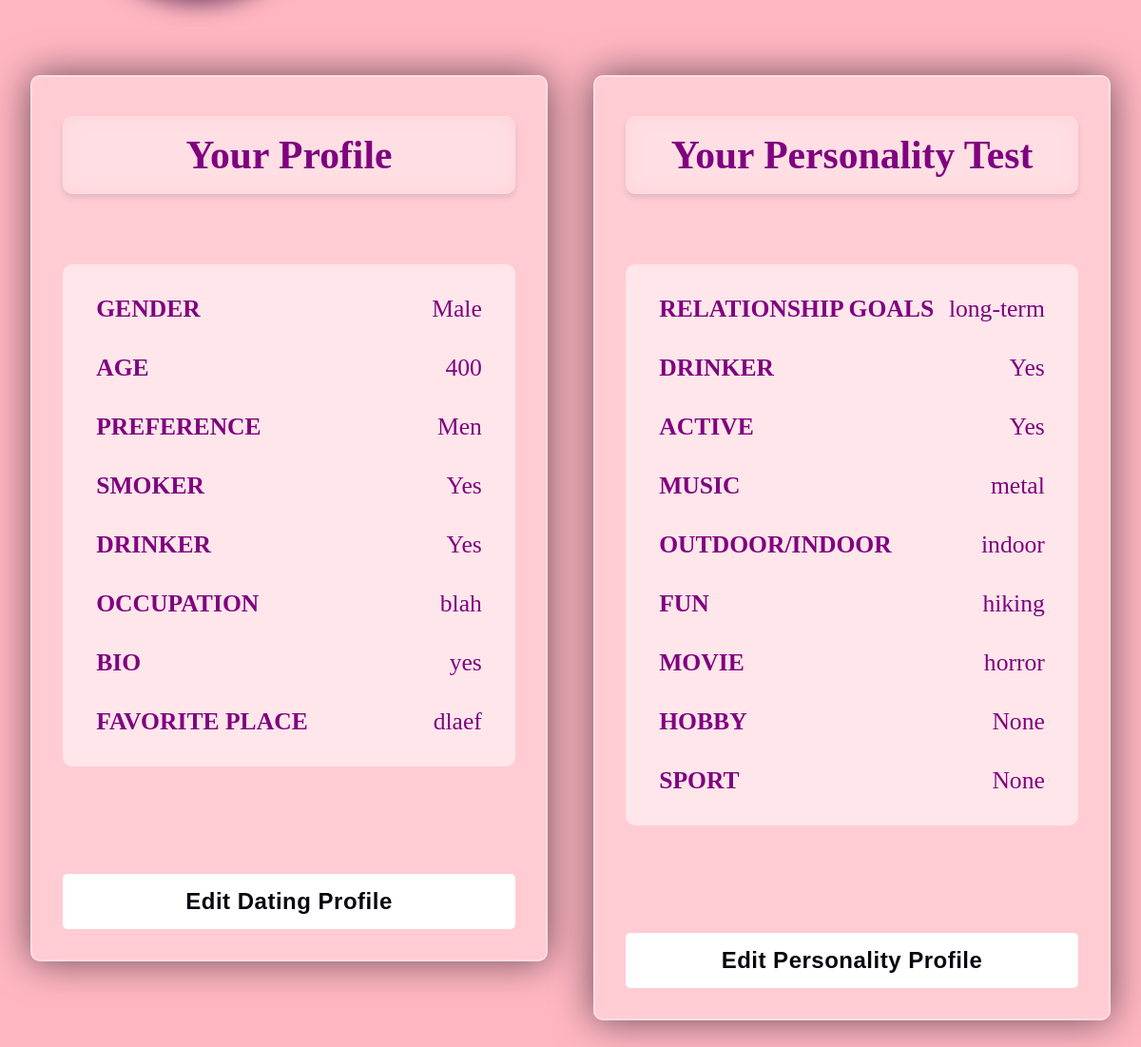
Before: /profile/ (signed in, lower part) with the older database file.
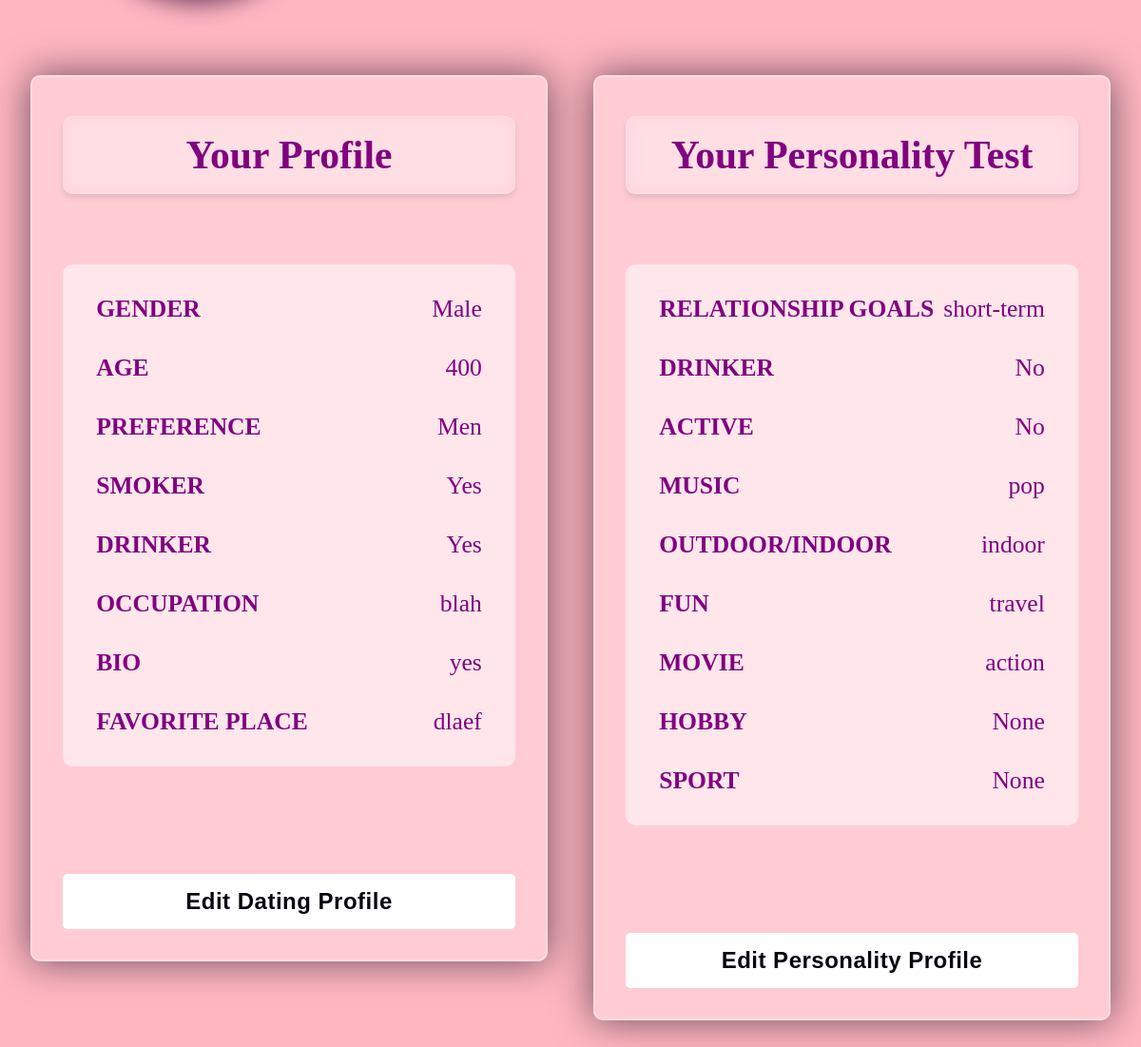
After: the same page with the newer database file.
### app/models.py (models this page shows)
class PersonalityProfile(models.Model):
    user_profile = models.ForeignKey(
        DatingProfile,
        on_delete=models.CASCADE,
        related_name="dating_profile_user",
        null=True,
    )
    created = models.BooleanField(default=False)
    yes_or_no_options = (("Yes", "YES"), ("No", "NO"))
    what_are_you_looking_for_options = (
        ("long-term", "Long-term partner"),
        ("short-term", "Short-term partner"),
        ("firguring-out", "Still figuring out"),
    )
    music_options = (
        ("metal", "METAL"),
        ("classic", "CLASSIC"),
        ("country", "COUNTRY"),
        ("pop", "POP"),
        ("hip-hop", "HIP-HOP"),
        ("gospel", "GOSPEL"),
    )
    outdoor_indoor_options = (("outdoor", "OUTDOOR"), ("indoor", "INDOOR"))
    what_do_you_do_for_fun_options = (
        ("hiking", "HIKING"),
        ("gaming", "GAMING"),
        ("reading", "READING"),
        ("singing", "SINGING"),
        ("sports", "SPORTS"),
        ("dancing", "DANCING"),
        ("travel", "TRAVEL"),
        ("poetry", "POETRY"),
        ("music", "MUSIC"),
    )
    movie_genre_options = (
        ("horror", "HORROR"),
        ("romance", "ROMANCE"),
        ("comedy", "COMEDY"),
        ("action", "ACTION"),
        ("anime", "ANIME"),
        ("sci-fi", "SCI-FI"),
    )
    hobby_options = (
        ("biking", "BIKING"),
        ("knitting", "KNITTING"),
        ("painting", "PAINTING"),
        ("bird-watching", "BIRD-WATCHING"),
        ("antiquing", "ANTIQUING"),
        ("couch-potato", "COUCH-POTATO"),
        ("kayaking", "KAYAKING"),
        ("swimming", "SWIMMING"),
    )
    sport_interest_options = (
        ("baseball", "BASEBALL"),
        ("basketball", "BASKETBALL"),
        ("tennis", "TENNIS"),
        ("football", "FOOTBALL"),
        ("soccer", "SOCCER"),
        ("skate", "SKATING"),
        ("golf", "GOLF"),
    )
    interests = models.CharField(
        max_length=50, choices=what_are_you_looking_for_options, null=True
    )
    do_you_like_drinking = models.CharField(
        max_length=50, choices=yes_or_no_options, null=True
    )
    are_you_active = models.CharField(
        max_length=50, choices=yes_or_no_options, null=True
    )
    music_pick = models.CharField(max_length=300, choices=music_options, null=True)
    outdoor_indoor_pick = models.CharField(
        max_length=50, choices=outdoor_indoor_options, null=True
    )
    what_do_you_do_for_fun_pick = models.CharField(
        max_length=300, choices=what_do_you_do_for_fun_options, null=True
    )
    movie_pick = models.CharField(
        max_length=300, choices=movie_genre_options, null=True
    )
    hobby_pick = models.CharField(max_length=300, choices=hobby_options, null=True)
    sport_pick = models.CharField(
        max_length=300, choices=sport_interest_options, null=True
    )

### app/views.py (the view)
# urls.py: path("profile/", profileView, name="profile"),
@login_required(login_url="login")
def profileView(request):
    user = request.user
    user_profile = request.user.profile
    dating_profile, created = DatingProfile.objects.get_or_create(
        user_profile=user_profile
    )
    personality_profile, created = PersonalityProfile.objects.get_or_create(
        user_profile=dating_profile
    )
    dating_profile = DatingProfile.objects.get(user_profile=user_profile)
    context = {
        "user": user,
        "user_profile": user_profile,
        "dating_profile": dating_profile,
        "personality_profile": personality_profile,
    }
    return render(request, "userProfile.html", context)

### app/templates/userProfile.html (shortened to what the changed rows need)
{% extends 'base.html'%} {%block content%}
<div id="profile_information_container">
  <div id="dating_and_personality_profile_information_container">
    <div id="personality_profile_container">
      {% if personality_profile.created %}
      <div id="personality_profile_information_container">
        <div id="personality_profile_interests_container">
          <div class="profile_info_text">RELATIONSHIP GOALS</div>
          {{personality_profile.interests}}
        </div>
        <div id="personality_profile_do_you_like_drinking_container">
          <div class="profile_info_text">DRINKER</div>
          {{personality_profile.do_you_like_drinking}}
        </div>
        <div id="personality_profile_are_you_active_container">
          <div class="profile_info_text">ACTIVE</div>
          {{personality_profile.are_you_active}}
        </div>
        <div id="personality_profile_music_pick_container">
          <div class="profile_info_text">MUSIC</div>
          {{personality_profile.music_pick}}
        </div>
        <div id="personality_profile_outdoor_indoor_pick_container">
          <div class="profile_info_text">OUTDOOR/INDOOR</div>
          {{personality_profile.outdoor_indoor_pick}}
        </div>
        <div id="personality_profile_what_do_you_do_for_fun_container">
          <div class="profile_info_text">FUN</div>
          {{personality_profile.what_do_you_do_for_fun_pick}}
        </div>
        <div id="personality_profile_movie_pick_container">
          <div class="profile_info_text">MOVIE</div>
          {{personality_profile.movie_pick}}
        </div>
        <div id="personality_profile_hobby_pick_container">
          <div class="profile_info_text">HOBBY</div>
          {{personality_profile.hobby_pick}}
        </div>
        <div id="personality_profile_sport_pick_container">
          <div class="profile_info_text">SPORT</div>
          {{personality_profile.sport_pick}}
        </div>
      </div>
      {% endif %}
    </div>
  </div>
</div>
{%endblock content%}

Changed rows visible on the page:
changed PersonalityProfile "indoor": interests "long-term" → "short-term"; do_you_like_drinking "Yes" → "No"; are_you_active "Yes" → "No"; music_pick "metal" → "pop"; what_do_you_do_for_fun_pick "hiking" → "travel"; movie_pick "horror" → "action"
